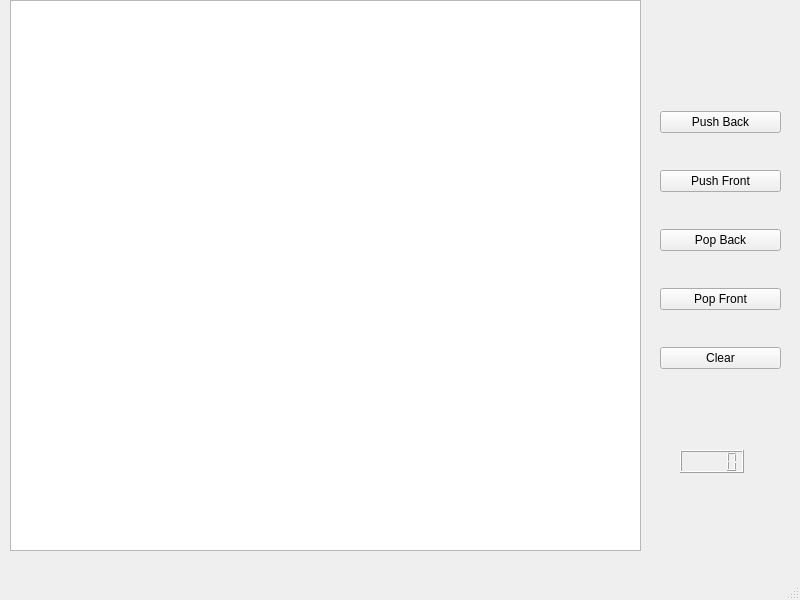
<?xml version="1.0" encoding="UTF-8"?>
<ui version="4.0">
 <class>MainWindow</class>
 <widget class="QMainWindow" name="MainWindow">
  <property name="geometry">
   <rect>
    <x>0</x>
    <y>0</y>
    <width>800</width>
    <height>600</height>
   </rect>
  </property>
  <property name="sizePolicy">
   <sizepolicy hsizetype="Fixed" vsizetype="Fixed">
    <horstretch>0</horstretch>
    <verstretch>0</verstretch>
   </sizepolicy>
  </property>
  <property name="minimumSize">
   <size>
    <width>800</width>
    <height>600</height>
   </size>
  </property>
  <property name="maximumSize">
   <size>
    <width>800</width>
    <height>600</height>
   </size>
  </property>
  <property name="windowTitle">
   <string>Task 5</string>
  </property>
  <widget class="QWidget" name="centralwidget">
   <widget class="QListWidget" name="listWidget">
    <property name="geometry">
     <rect>
      <x>10</x>
      <y>0</y>
      <width>631</width>
      <height>551</height>
     </rect>
    </property>
   </widget>
   <widget class="QLCDNumber" name="lcdNumber">
    <property name="geometry">
     <rect>
      <x>680</x>
      <y>450</y>
      <width>64</width>
      <height>23</height>
     </rect>
    </property>
   </widget>
   <widget class="QWidget" name="layoutWidget">
    <property name="geometry">
     <rect>
      <x>660</x>
      <y>80</y>
      <width>121</width>
      <height>321</height>
     </rect>
    </property>
    <layout class="QVBoxLayout" name="verticalLayout">
     <item>
      <widget class="QPushButton" name="pushButton_pushBack">
       <property name="text">
        <string>Push Back</string>
       </property>
      </widget>
     </item>
     <item>
      <widget class="QPushButton" name="pushButton_pushFront">
       <property name="text">
        <string>Push Front</string>
       </property>
      </widget>
     </item>
     <item>
      <widget class="QPushButton" name="pushButton_popBack">
       <property name="text">
        <string>Pop Back</string>
       </property>
      </widget>
     </item>
     <item>
      <widget class="QPushButton" name="pushButton_popFront">
       <property name="text">
        <string>Pop Front</string>
       </property>
      </widget>
     </item>
     <item>
      <widget class="QPushButton" name="pushButton_clear">
       <property name="text">
        <string>Clear</string>
       </property>
      </widget>
     </item>
    </layout>
   </widget>
  </widget>
  <widget class="QMenuBar" name="menubar">
   <property name="geometry">
    <rect>
     <x>0</x>
     <y>0</y>
     <width>800</width>
     <height>22</height>
    </rect>
   </property>
  </widget>
  <widget class="QStatusBar" name="statusbar"/>
 </widget>
 <resources/>
 <connections/>
</ui>
